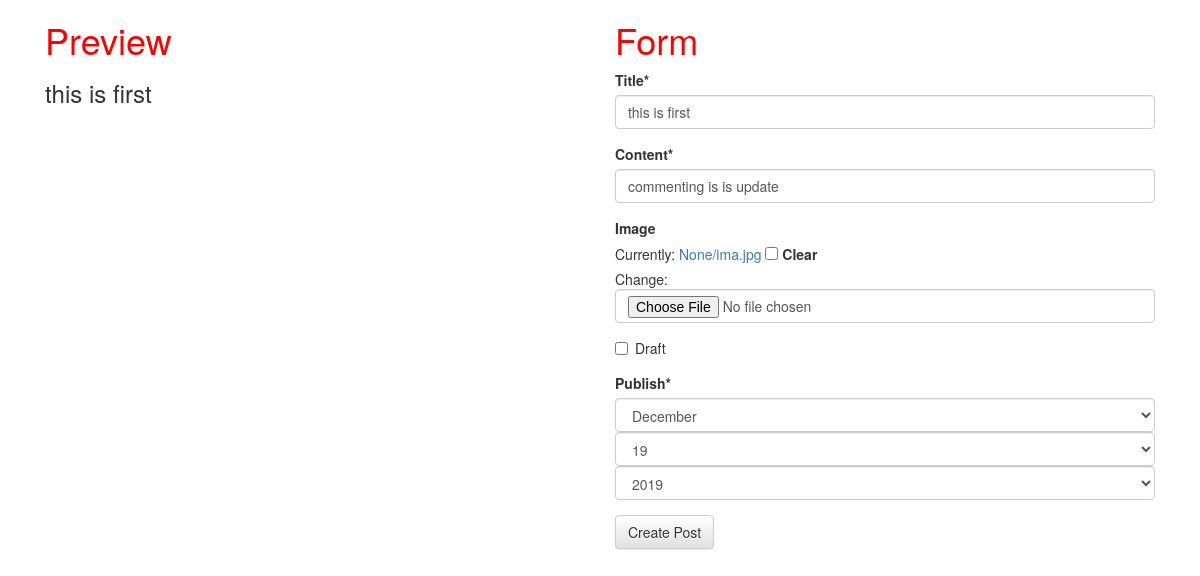
Before: /post/this-is-first/update/ (signed in) with the older database file.
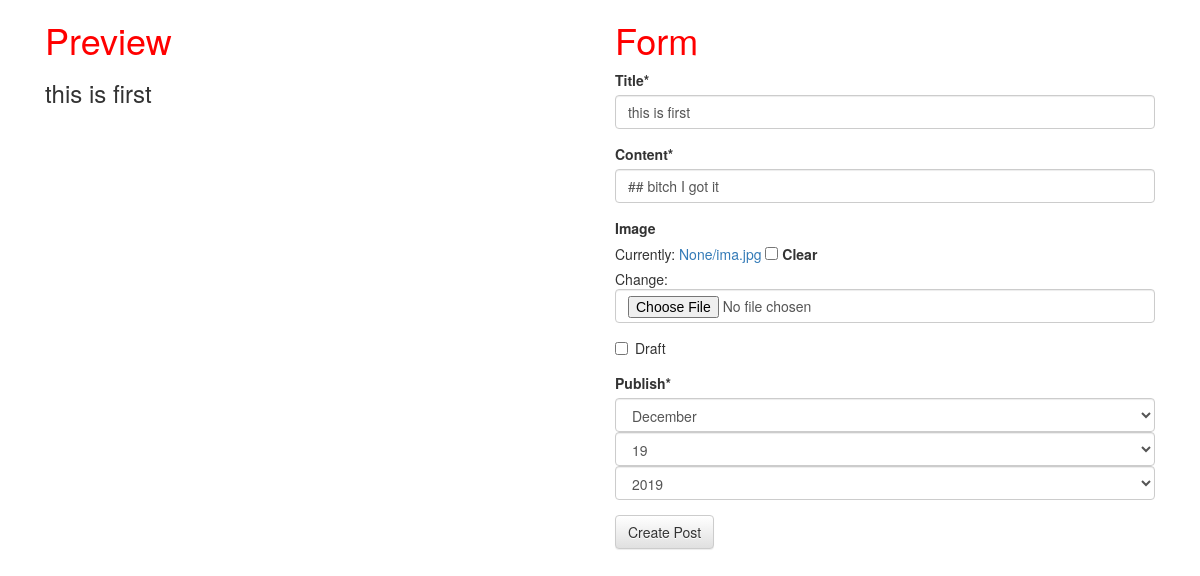
After: the same page with the newer database file.
### post/models.py (models this page shows, shortened)
class Post(models.Model):
	user = models.ForeignKey(settings.AUTH_USER_MODEL,on_delete=models.CASCADE)
	title = models.CharField(max_length= 150)
	slug = models.SlugField(unique=True)
	image = models.ImageField(upload_to=upload_location,
			null=True,
			blank=True,
			width_field = "width_field",
			height_field = "height_field")
	width_field = models.IntegerField(default=0)
	height_field = models.IntegerField(default=0)
	content = models.TextField()
	draft = models.BooleanField(default=False)
	publish  = models.DateField(auto_now=False,auto_now_add=False)
	updated = models.DateTimeField(auto_now = True,auto_now_add = False)
	timestamp = models.DateTimeField(auto_now = False , auto_now_add = True)
	objects = PostManager()
	class Meta:
		ordering = ['-timestamp','updated']

### post/views.py (the view)
# urls.py: url(r'^(?P<slug>[\w-]+)/update/$',post_update_view,name="update")
def post_update_view(request,slug=None):
	if not request.user.is_staff or not request.user.is_superuser:
		return Http404
	instance  = get_object_or_404(Post,slug=slug)
	form  = PostForm(request.POST or None, request.FILES or None ,instance=instance)
	if form.is_valid():
		instance = form.save(commit=False)
		instance.save()
		messages.success(request,"Succesfully updated")
		return HttpResponseRedirect(instance.get_absolute_url())
	context = {
		"instance" : instance,
		"form"     : form
	}
	return render(request,"post_create.html",context)

### post/forms.py
class PostForm(forms.ModelForm):
	publish = forms.DateField(widget=forms.SelectDateWidget)
	content = forms.CharField(widget=PagedownWidget(show_preview=False))
	class Meta:
		model = Post
		fields = [
			'title',
			'content',
			'image',
			'draft',
			'publish'
		]

### templates/post_create.html (shortened to what this page needs)
{% extends "base.html" %}
{% load crispy_forms_tags %}
{% block content %}
<div class="col-sm-6">
	<h1>Preview</h1>
	<div class="content-preview">
		<h3 class="preview-title"></h3>
	</div>
</div>
<div class='col-sm-6'>
<h1>Form</h1>
<form method='POST' action='' enctype="multipart/form-data">{% csrf_token %}
{{ form|crispy }}
<input type='submit' class='btn btn-default' value='Create Post' />
</form>
</div>
{% endblock content %}

### templates/base.html (shortened to what this page needs)
{% load staticfiles %}
<!DOCTYPE html>
<html>
<head>
<link rel="stylesheet" href="https://maxcdn.bootstrapcdn.com/bootstrap/3.3.6/css/bootstrap.min.css">
<link rel="stylesheet" href="https://maxcdn.bootstrapcdn.com/bootstrap/3.3.6/css/bootstrap-theme.min.css">
<link rel='stylesheet' href='{% static "css/base.css" %}' />
</head>
<body>
<div class="container">
{% block content %}
{% endblock %}
</div>
</body>
</html>

### static/css/base.css (style rules this page uses)
h1 { color : red }

Changed rows visible on the page:
changed Post "this is first": content "commenting is is update" → "## bitch I got it"
